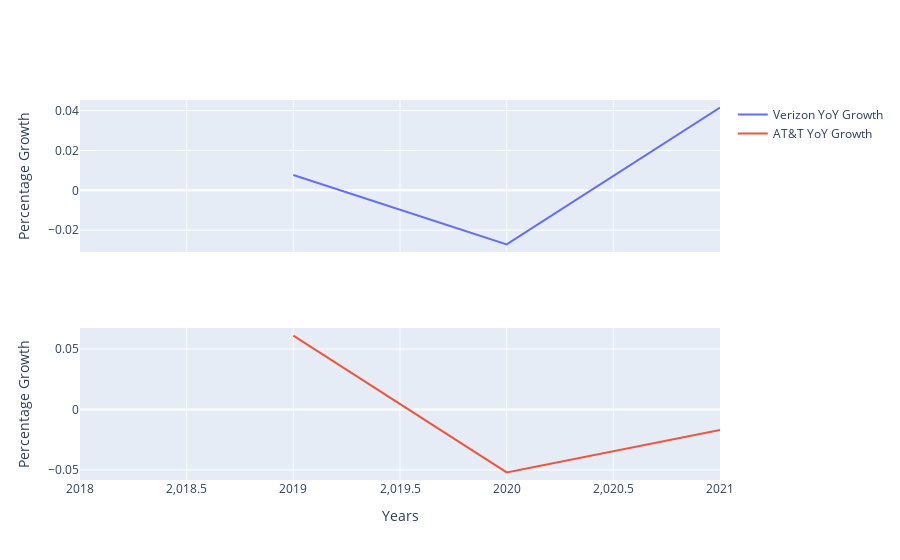
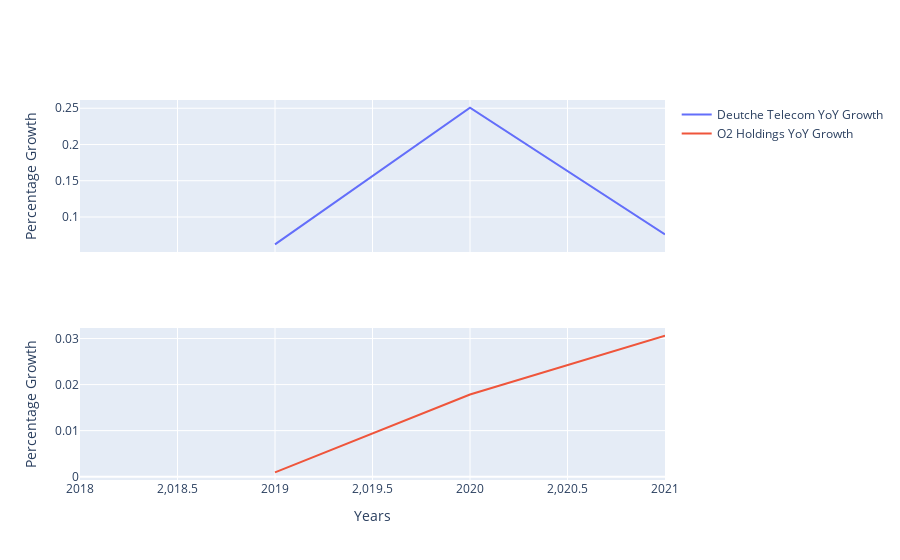
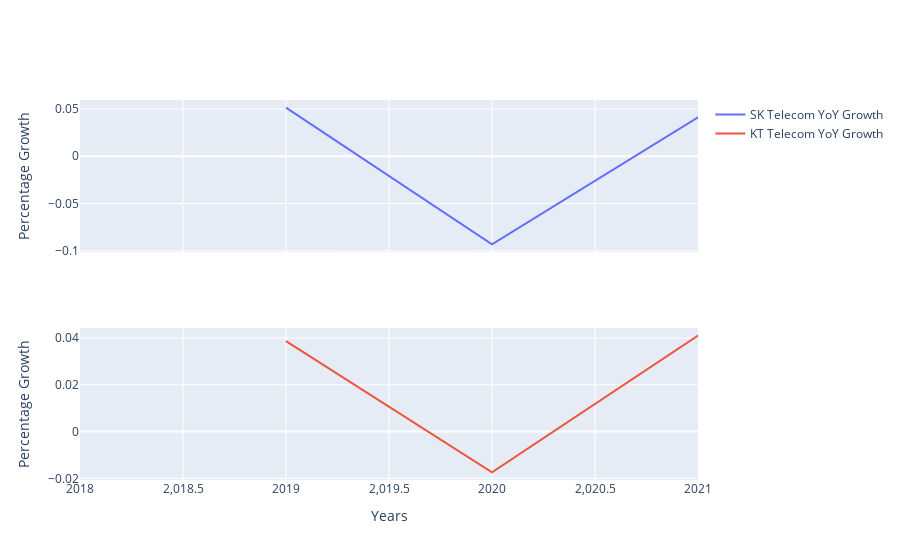
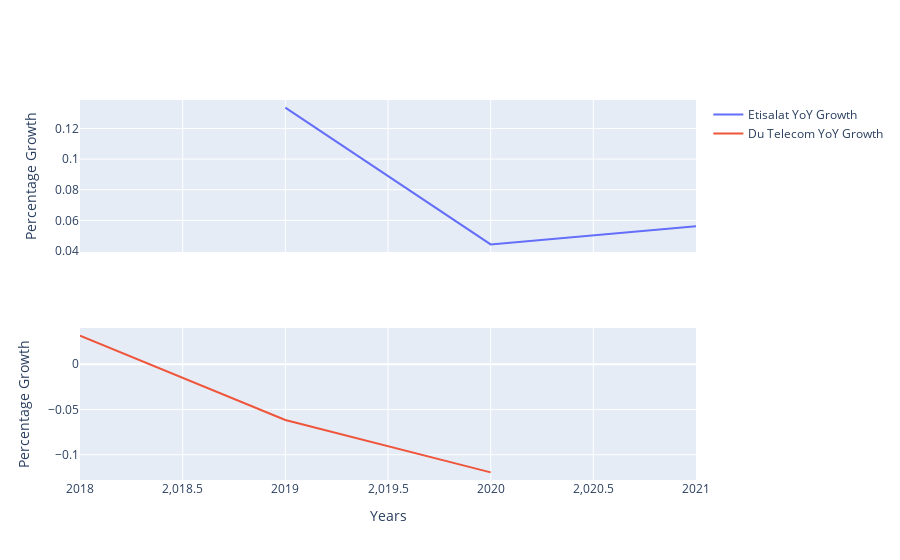

Write notebook code for charts like these, in order.
### Code cell
import plotly.graph_objects as go
from plotly.subplots import make_subplots
import plotly.express as px
layout = dict(plot_bgcolor='white',
              margin=dict(t=20, l=20, r=20, b=20),
              xaxis=dict(title='Year',
                         linecolor='#d9d9d9',
                         showgrid=False,
                         mirror=True),
              yaxis=dict(title='Percentage Growth',
                         linecolor='#d9d9d9',
                         showgrid=False,
                         mirror=True))
l=[]
for i in arranged:
    st.markdown(f"## *{i}*")

    for j in arranged[i]:
        earnings_df[j] = tickers[j][4].Revenue.pct_change()
        l.append(tickers[j][3]['logo_url'])
        l.append("https://www.macmillandictionary.com/external/slideshow/full/White_full.png")
    st.image(l[:-1], width=120)
    specs = []
    for i in range(len(earnings_df.columns)):
        specs.append([{"type": "scatter"}])
    fig = make_subplots(
        rows=len(earnings_df.columns), cols=1,
        shared_xaxes=True,
        vertical_spacing=0.2,
        specs=specs,
    )

    for i in range(len(earnings_df.columns)):
        fig.add_trace(
        go.Scatter(
            x=[2018,2019,2020,2021],
            y=earnings_df.iloc[:,i],
            mode="lines",
            name=earnings_df.columns[i] + " YoY Growth"
        ),
        row=i+1, col=1
        )
        
    fig.update_yaxes(title_text="Percentage Growth")
    fig.update_xaxes(title_text="Years",row=len(earnings_df.columns))
    # fig.update_yaxes(title_text="Percentage Growth", row=1, col=1)
    # fig.update_xaxes(title_text="Years", row=1, col=1)
    fig.show()

    earnings_df=pd.DataFrame()
    l = []

### Figure 1 — Plotly figure (JSON) as saved in the notebook; plotly's stock layout.template omitted (floating-point values rounded to 4 significant figures)
{"data": [{"mode": "lines", "name": "Verizon YoY Growth", "type": "scatter", "x": [2018, 2019, 2020, 2021], "xaxis": "x", "y": [null, 0.00768, -0.02712, 0.04148], "yaxis": "y"}, {"mode": "lines", "name": "AT&T YoY Growth", "type": "scatter", "x": [2018, 2019, 2020, 2021], "xaxis": "x2", "y": [null, 0.06112, -0.05206, -0.01686], "yaxis": "y2"}], "layout": {"xaxis": {"anchor": "y", "domain": [0, 1], "matches": "x2", "showticklabels": false}, "xaxis2": {"anchor": "y2", "domain": [0, 1], "title": {"text": "Years"}}, "yaxis": {"anchor": "x", "domain": [0.6, 1], "title": {"text": "Percentage Growth"}}, "yaxis2": {"anchor": "x2", "domain": [0, 0.4], "title": {"text": "Percentage Growth"}}}}

### Figure 2 — Plotly figure (JSON) as saved in the notebook; plotly's stock layout.template omitted (floating-point values rounded to 4 significant figures)
{"data": [{"mode": "lines", "name": "Deutche Telecom YoY Growth", "type": "scatter", "x": [2018, 2019, 2020, 2021], "xaxis": "x", "y": [null, 0.06216, 0.2509, 0.07603], "yaxis": "y"}, {"mode": "lines", "name": "O2 Holdings YoY Growth", "type": "scatter", "x": [2018, 2019, 2020, 2021], "xaxis": "x2", "y": [null, 0.0009337, 0.01786, 0.03064], "yaxis": "y2"}], "layout": {"xaxis": {"anchor": "y", "domain": [0, 1], "matches": "x2", "showticklabels": false}, "xaxis2": {"anchor": "y2", "domain": [0, 1], "title": {"text": "Years"}}, "yaxis": {"anchor": "x", "domain": [0.6, 1], "title": {"text": "Percentage Growth"}}, "yaxis2": {"anchor": "x2", "domain": [0, 0.4], "title": {"text": "Percentage Growth"}}}}

### Figure 3 — Plotly figure (JSON) as saved in the notebook; plotly's stock layout.template omitted (floating-point values rounded to 4 significant figures)
{"data": [{"mode": "lines", "name": "SK Telecom YoY Growth", "type": "scatter", "x": [2018, 2019, 2020, 2021], "xaxis": "x", "y": [null, 0.05137, -0.09317, 0.04108], "yaxis": "y"}, {"mode": "lines", "name": "KT Telecom YoY Growth", "type": "scatter", "x": [2018, 2019, 2020, 2021], "xaxis": "x2", "y": [null, 0.03866, -0.01748, 0.04103], "yaxis": "y2"}], "layout": {"xaxis": {"anchor": "y", "domain": [0, 1], "matches": "x2", "showticklabels": false}, "xaxis2": {"anchor": "y2", "domain": [0, 1], "title": {"text": "Years"}}, "yaxis": {"anchor": "x", "domain": [0.6, 1], "title": {"text": "Percentage Growth"}}, "yaxis2": {"anchor": "x2", "domain": [0, 0.4], "title": {"text": "Percentage Growth"}}}}

### Figure 4 — Plotly figure (JSON) as saved in the notebook; plotly's stock layout.template omitted (floating-point values rounded to 4 significant figures)
{"data": [{"mode": "lines", "name": "Etisalat YoY Growth", "type": "scatter", "x": [2018, 2019, 2020, 2021], "xaxis": "x", "y": [null, 0.1336, 0.04433, 0.05609], "yaxis": "y"}, {"mode": "lines", "name": "Du Telecom YoY Growth", "type": "scatter", "x": [2018, 2019, 2020, 2021], "xaxis": "x2", "y": [0.0315, -0.06158, -0.1195, null], "yaxis": "y2"}], "layout": {"xaxis": {"anchor": "y", "domain": [0, 1], "matches": "x2", "showticklabels": false}, "xaxis2": {"anchor": "y2", "domain": [0, 1], "title": {"text": "Years"}}, "yaxis": {"anchor": "x", "domain": [0.6, 1], "title": {"text": "Percentage Growth"}}, "yaxis2": {"anchor": "x2", "domain": [0, 0.4], "title": {"text": "Percentage Growth"}}}}
